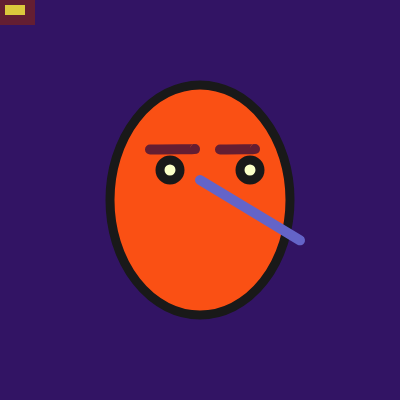
Frame 1 (no input)
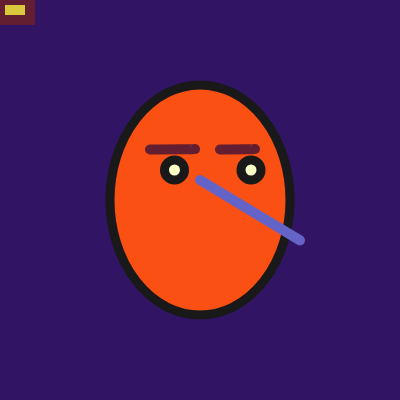
Frame 60 (no input)
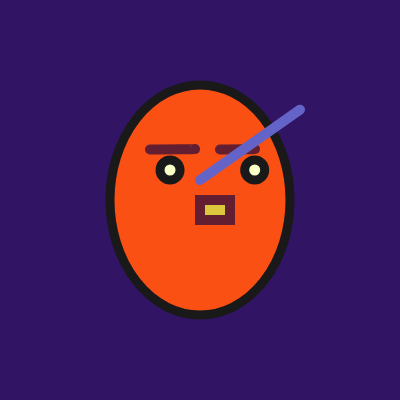
Frame 120 (the mouse pressed at the canvas centre since frame 60)

The p5.js sketch that drew these frames (run headless with seeded random() and noise() and a simulated clock; from frame 60 on, the mouse is pressed at the canvas centre):

// p5.js sketch
// ── sketch.js
let eyeX = 170;
let eyeY = 250;
let faceSize;
let noceX;

function setup() {
  createCanvas(400, 400);
  faceSize = random(180, 250);
  noceX = random(230, 280);
}

function draw() {
  background(50, 20, 100);

  //FACE
  stroke(25);
  strokeWeight(9);
  fill(250, 80, 20);
  ellipse(200, 200, 180, faceSize);

  //eye
  fill(250, 1500, 200);
  circle(eyeX, 170, 20);
  circle(eyeY, 170, 20);
  eyeX = eyeX + 1;

  eyeX = random(170, 175);
  eyeY = random(250, 255);
  //eyebrow
  stroke(100, 30, 50);
  strokeWeight(10);
  arc(150, 149, 90, 1, 0, HALF_PI);
  arc(220, 149, 70, 1, 0, HALF_PI);

  //mouth
  fill(220, 200, 60);
  rect(mouseX, mouseY, 30, 20);
  //NOSE
  stroke(100, 100, 200);
  // line(x1, y1, x2, y2)
  line(300, noceX, 200, 180);
}

function mousePressed() {
  noceX = random(50, 280);
}

// https://editor.p5js.org/jht1493/sketches/CvO3B5mxJ
// week22 yvonne - mousePressed

// https://editor.p5js.org/yuyan211/sketches/1iMYYGcwS
// week22 yvonne
